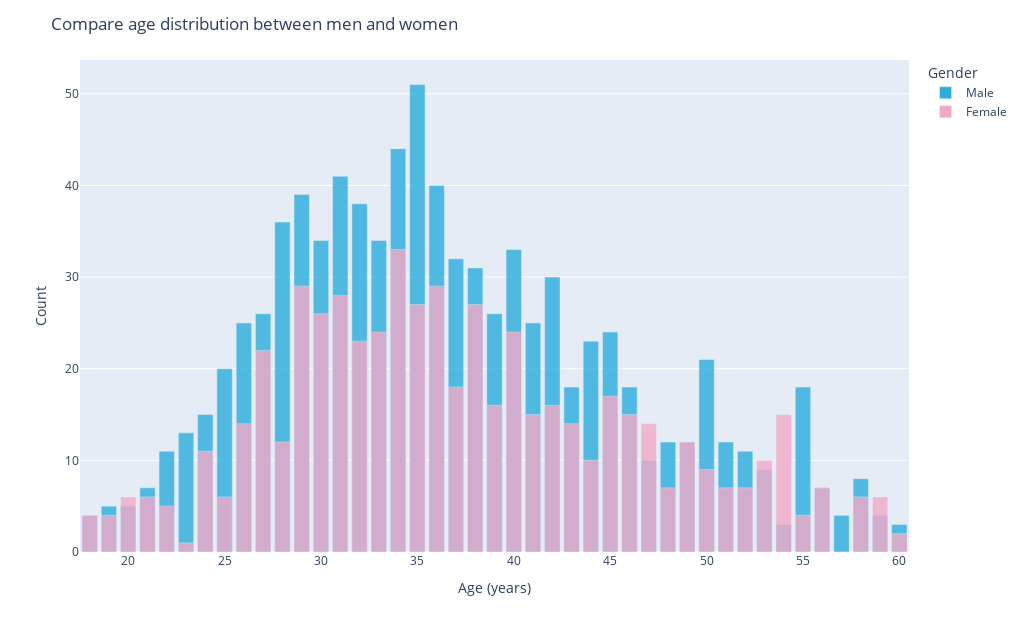

Notebook code cell kept with this figure:
### Code cell
# ! Bien voir que c'est plus un histogramme calculé par histogram() mais un graphe de type bar()
# aggfunc='size' et pas 'count'
df_pivot = df.pivot_table(index='Age', columns='Gender', aggfunc='size')
df_pivot = df_pivot[['Male', 'Female']]
fig = px.bar(df_pivot, barmode='overlay', opacity=0.8, color_discrete_map=couleur_specifique, width=kWidthPx, height=kHeightPx)
fig.update_layout(title="Compare age distribution between men and women")
fig.update_layout(
    xaxis_title="Age (years)", 
    yaxis_title="Count"
)
fig.show()

### Figure 1 — Plotly figure (JSON) as saved in the notebook; plotly's stock layout.template omitted (floating-point values rounded to 4 significant figures)
{"data": [{"alignmentgroup": "True", "hovertemplate": "Gender=Male<br>Age=%{x}<br>value=%{y}<extra></extra>", "legendgroup": "Male", "marker": {"color": "#2BADDE", "opacity": 0.8, "pattern": {"shape": ""}}, "name": "Male", "offsetgroup": "Male", "orientation": "v", "showlegend": true, "textposition": "auto", "type": "bar", "x": [18, 19, 20, 21, 22, 23, 24, 25, 26, 27, 28, 29, 30, 31, 32, 33, 34, 35, 36, 37, 38, 39, 40, 41, 42, 43, 44, 45, 46, 47, 48, 49, 50, 51, 52, 53, 54, 55, 56, 57, 58, 59, 60], "xaxis": "x", "y": [4, 5, 5, 7, 11, 13, 15, 20, 25, 26, 36, 39, 34, 41, 38, 34, 44, 51, 40, 32, 31, 26, 33, 25, 30, 18, 23, 24, 18, 10, 12, 12, 21, 12, 11, 9, 3, 18, 7, 4, 8, 4, 3], "yaxis": "y"}, {"alignmentgroup": "True", "hovertemplate": "Gender=Female<br>Age=%{x}<br>value=%{y}<extra></extra>", "legendgroup": "Female", "marker": {"color": "#F2A9C7", "opacity": 0.8, "pattern": {"shape": ""}}, "name": "Female", "offsetgroup": "Female", "orientation": "v", "showlegend": true, "textposition": "auto", "type": "bar", "x": [18, 19, 20, 21, 22, 23, 24, 25, 26, 27, 28, 29, 30, 31, 32, 33, 34, 35, 36, 37, 38, 39, 40, 41, 42, 43, 44, 45, 46, 47, 48, 49, 50, 51, 52, 53, 54, 55, 56, 57, 58, 59, 60], "xaxis": "x", "y": [4, 4, 6, 6, 5, 1, 11, 6, 14, 22, 12, 29, 26, 28, 23, 24, 33, 27, 29, 18, 27, 16, 24, 15, 16, 14, 10, 17, 15, 14, 7, 12, 9, 7, 7, 10, 15, 4, 7, null, 6, 6, 2], "yaxis": "y"}], "layout": {"barmode": "overlay", "height": 632.9, "legend": {"title": {"text": "Gender"}, "tracegroupgap": 0}, "margin": {"t": 60}, "title": {"text": "Compare age distribution between men and women"}, "width": 1024, "xaxis": {"anchor": "y", "domain": [0, 1], "title": {"text": "Age (years)"}}, "yaxis": {"anchor": "x", "domain": [0, 1], "title": {"text": "Count"}}}}
